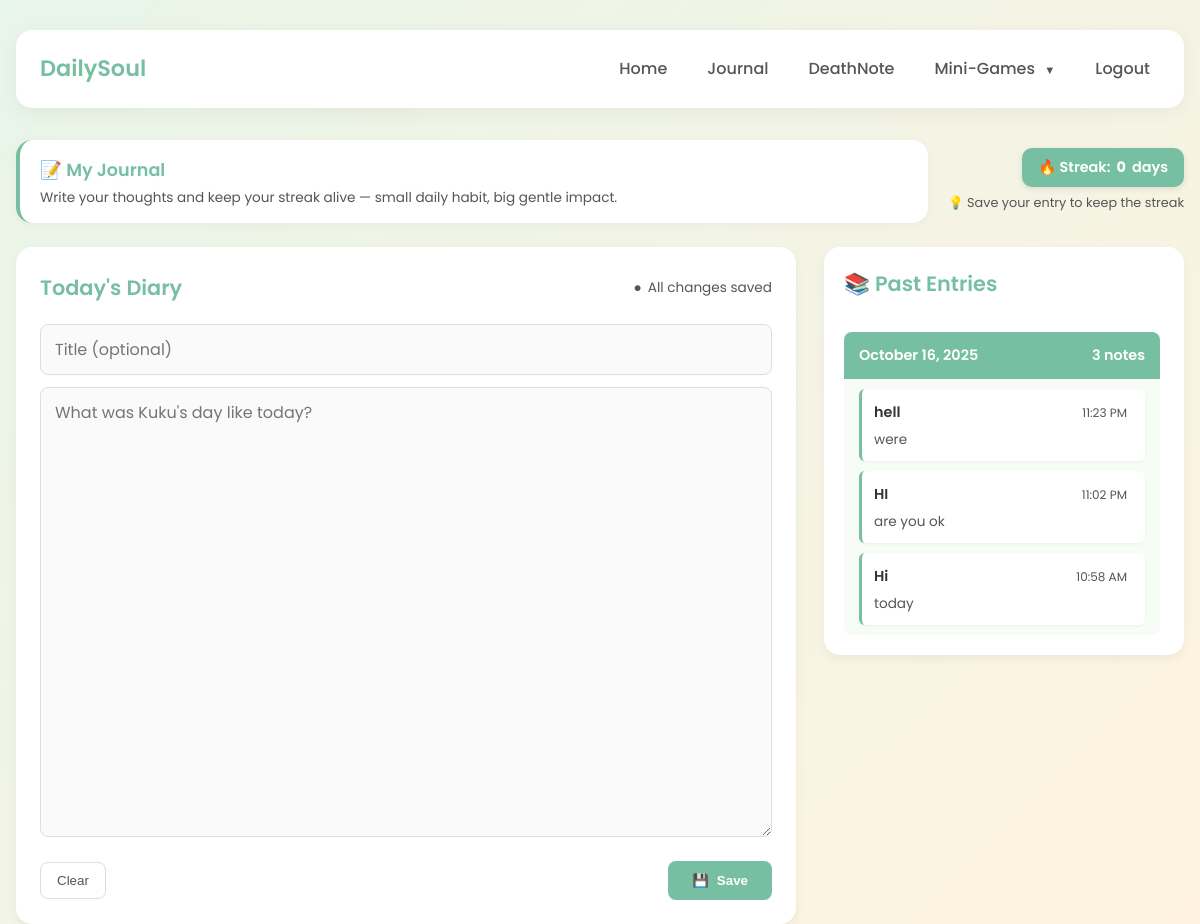
The page /journal/ (signed in) on the database as committed earlier.
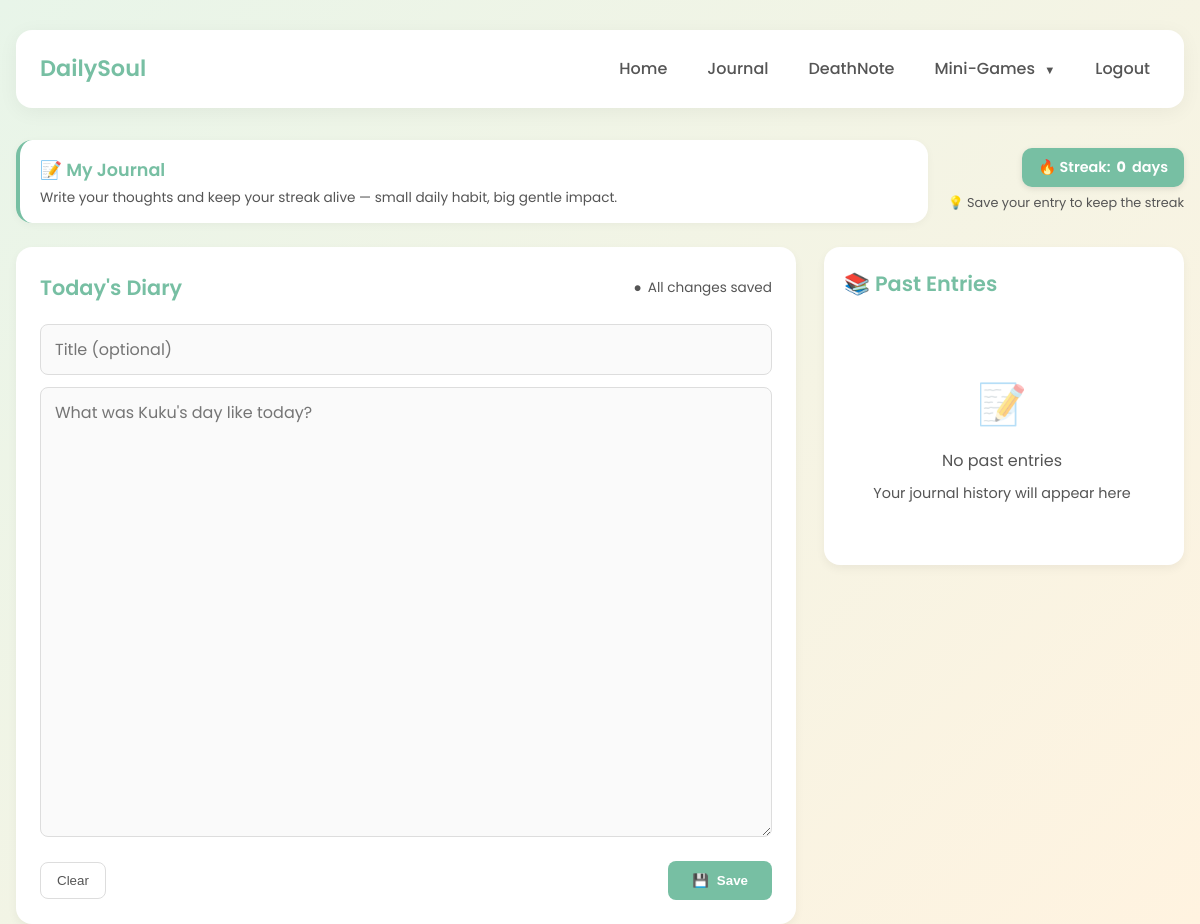
The same page on the database as committed later.
### DailySoul/models.py (models this page shows, shortened)
class JournalEntry(models.Model):
    user = models.ForeignKey(User, on_delete=models.CASCADE)
    title = models.CharField(max_length=100)
    content = models.TextField()
    created_at = models.DateTimeField(default=timezone.now)

### DailySoul/views.py (the view, shortened to what this page needs)
# urls.py: path('journal/', views.journal, name='journal'),
@login_required
def journal(request):
    all_entries = JournalEntry.objects.filter(user=request.user).order_by('-created_at')
    entries_by_date = OrderedDict()
    for entry in all_entries:
        date_key = entry.created_at.date()
        if date_key not in entries_by_date:
            entries_by_date[date_key] = []
        entries_by_date[date_key].append(entry)
    entries_by_date = OrderedDict(sorted(entries_by_date.items(), key=lambda x: x[0], reverse=True))
    streak = calculate_streak_simple(request.user)
    context = {
        'entries_by_date': entries_by_date,
        'streak': streak,
        'current_date': timezone.now(),
    }
    return render(request, 'journal.html', context)

### DailySoul/views.py (called while the page is built)
def calculate_streak_simple(user):
    entries = JournalEntry.objects.filter(user=user).order_by('-created_at')
    if not entries:
        return 0
    streak = 0
    current_date = timezone.now().date()
    for i in range(len(entries)):
        entry_date = entries[i].created_at.date()
        days_diff = (current_date - entry_date).days
        if days_diff == i:
            streak += 1
        else:
            break
    return streak

### DailySoul/templates/journal.html (shortened to what this page needs)
{% extends 'base.html' %}
{% load static %}
{% block content %}
<div class="journal-container">
  <div class="journal-top">
    <div class="welcome-message journal">
      <h2>📝 My Journal</h2>
      <p>Write your thoughts and keep your streak alive — small daily habit, big gentle impact.</p>
    </div>
    <div class="streak-info">
      <div class="streak-card">🔥 Streak: <strong>{{ streak }}</strong> day{% if streak != 1 %}s{% endif %}</div>
      <div class="save-status">
        <span>💡 Save your entry to keep the streak</span>
      </div>
    </div>
  </div>
  <div class="journal-grid">
    <div>
      <div class="journal-card">
        <div class="section-head">
          <h3 id="form-title">Today's Diary </h3>
          <div class="save-indicator">
            <span id="auto-save-status">●</span>
            <span id="save-text">All changes saved</span>
          </div>
        </div>
        <form method="post" class="journal-form" id="journal-form">
          <input name="title" id="entry-title" placeholder="Title (optional)" value="" />
          <textarea name="content" id="entry-content" placeholder="What was {{ request.user.username }}'s day like today?"></textarea>
          <div class="form-actions">
            <button type="button" class="btn-secondary" id="clear-btn">Clear</button>
            <button type="submit" class="btn-primary" id="submit-btn">
              <span>💾</span>
              Save
            </button>
          </div>
        </form>
      </div>
    </div>
    <aside class="sidebar">
      <div class="section-head">
        <h3 style="margin:0; color:var(--accent);">📚 Past Entries</h3>
      </div>
      <div class="entries-container" id="entries-container">
        {% if entries_by_date %}
          {% for date, entries in entries_by_date.items %}
            <div class="day-group">
              <div class="day-header">
                <span>{{ date|date:"F j, Y" }}</span>
                <span>{{ entries|length }} note{{ entries|length|pluralize }}</span>
              </div>
              <div class="day-entries">
                {% for entry in entries %}
                  <div class="entry-card" data-entry-id="{{ entry.id }}" data-entry-title="{{ entry.title|default:'Untitled' }}" data-entry-content="{{ entry.content }}" data-entry-date="{{ entry.created_at|date:'M d, Y' }}" data-entry-time="{{ entry.created_at|time:'g:i A' }}">
                    <div class="entry-meta">
                      <div class="entry-title">{{ entry.title|default:"Untitled" }}</div>
                      <div class="entry-time">{{ entry.created_at|time:'g:i A' }}</div>
                    </div>
                    <div class="entry-snippet">{{ entry.content|truncatechars:100 }}</div>
                  </div>
                {% endfor %}
              </div>
            </div>
          {% endfor %}
        {% else %}
          <div class="no-entries">
            <div class="icon">📝</div>
            <p>No past entries</p>
            <p style="font-size: 0.9rem; margin-top: 8px;">Your journal history will appear here</p>
          </div>
        {% endif %}
      </div>
    </aside>
  </div>
</div>
{% endblock %}

Rows that differ between the two databases and show on the page:
removed JournalEntry: created_at "October 16, 2025", entries "3", title "hell", created_at "11:23 PM", content "were"
removed JournalEntry: title "HI", created_at "11:02 PM", content "are you ok", shown under "October 16, 2025"
removed JournalEntry: title "Hi", created_at "10:58 AM", content "today", shown under "October 16, 2025"
Other text that changed with them:
text now shown: "📝 No past entries Your journal history will appear here"
